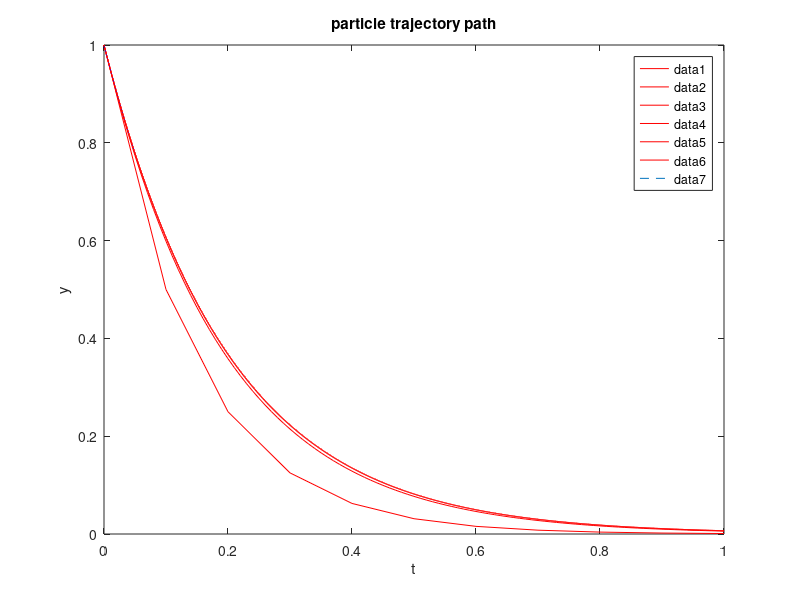
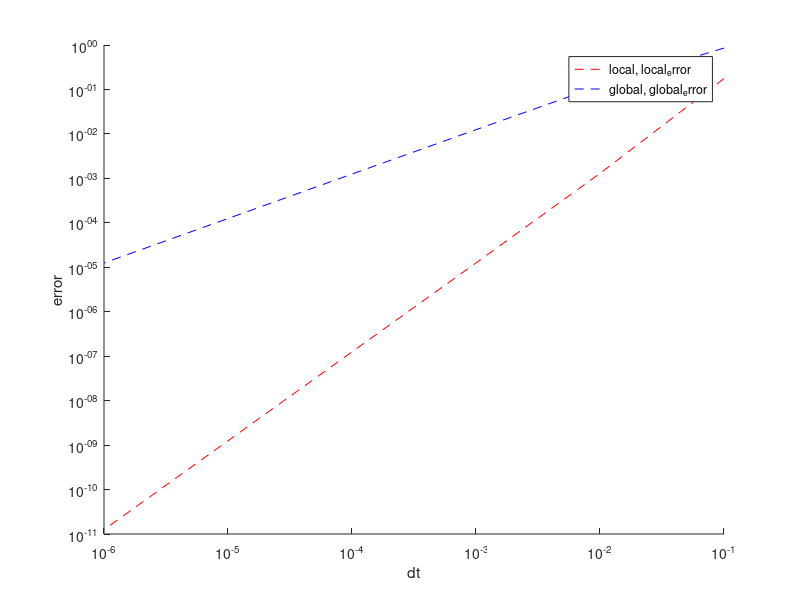

Write MATLAB code to recreate these figures, in order.
clear all
clc
tstart = 0;
tend = 1;
dt = [10^-1 10^-2 10^-3 10^-4 10^-5 10^-6];
local_error = ones(1,length(dt));
global_error = ones(1,length(dt));
dt_count = length(dt)
f = @(y)-5*y;
for j = 1:dt_count;
    delta_t  = dt(j);
    t = [tstart:delta_t:tend];
    y = ones(1, length(t));
    y(1) = 1;
    for i = 1 : (length(t) - 1);
    y(i+1)= y(i) + delta_t*f(y(i));
    end
    figure(1)
    plot(t,y,'r');
    xlabel('time(t)');
    ylabel('height(y)');
    title('particle trajectory path')
    hold on
    y_analytic = y(1) .* exp(-5.*t);
    local_error(j) = abs( ( y(2) - y_analytic(2))/y_analytic(2)   );
    global_error(j) = abs( ( y(end) - y_analytic(end))/y_analytic(end)   );
end
    figure(1) 
    plot(t,y_analytic,'--');
    xlabel('t');
    ylabel('y');
    legend;
    hold on
    
figure(2)
hold on
loglog(dt,local_error,'r--','DisplayName','local, local_error');
hold on 
loglog(dt,global_error,'b--','DisplayName','global, global_error');
xlabel('dt');
ylabel('error');
legend;
function dydt = calculate_rhs_of_ODE(y)

  dydt = -5*y;
   
end